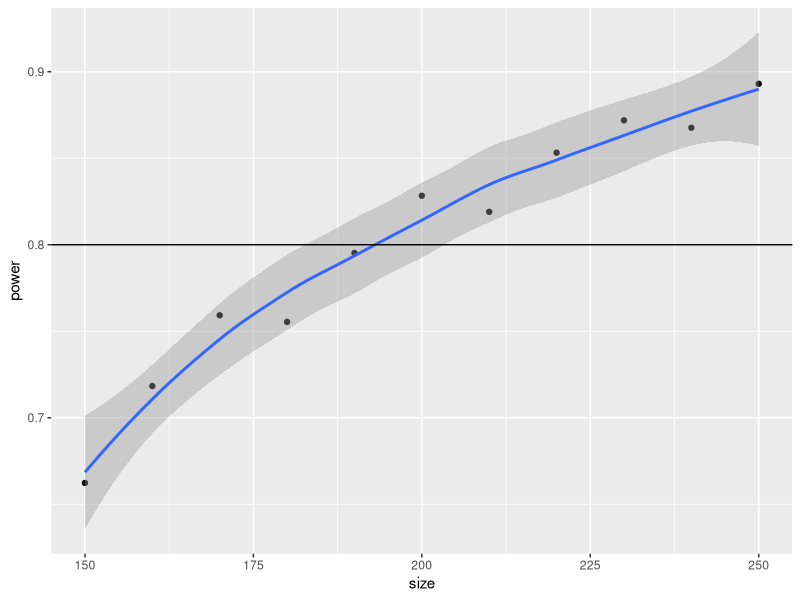

This chart was generated by the following R code:
## ---- chunk 1
tab <- c("Verdadero positivo", "Falso negativo", "Falso positivo", "Verdadero negativo")
tab <- matrix(tab, ncol = 2, byrow = TRUE, dimnames = list(c("H0 es verdadera", "H1 es verdadera"), c("Aceptar H0", "Rechazar H0")))
knitr::kable(tab)
## ---- chunk 2
tab <- c("Inferencia correcta", "Error Tipo I", "Error Tipo II", "Inferencia Correcta")
tab <- matrix(tab, ncol = 2, byrow = TRUE, dimnames = list(c("H0 es verdadera", "H1 es verdadera"), c("Aceptar H0", "Rechazar H0")))
knitr::kable(tab)
## ---- chunk 3
# Parámetros del modelo
p0        <- .5
p1        <- .6
betapower <- 1 - 0.8
alpha     <- 0.05
nsims     <- 10000

# Paso 1: Simular los datos bajo H1
z_one_minus_alpha_half <- qnorm(1 - alpha / 2)
sim_fun <- function(n) {

    # Generando los datos
    y <- as.integer(runif(n) < p1)
    phat <- mean(y)

    # ¿Aceptar o rechazar?
    sqrt(n) * (phat - p0) / sqrt(p0 * (1 - p0)) >
        z_one_minus_alpha_half

}

# Paso 2: Para un arreglo de n, simular múltiples experimentos
n_seq <- seq(from = 150, to = 250, by = 10)

simulations <- NULL
set.seed(12312)
for (n in n_seq) {

    # Ejecutar los nsims experimentos
    res <- replicate(nsims, sim_fun(n))

    # Calcular poder y almacenar el valor
    simulations <- rbind(
        simulations,
        data.frame(size = n, power = mean(res))
    )
}

# Descubriendo cuál es el valor más cercano
best <- which.min(
    abs((1 - betapower) - simulations$power)
    )

simulations[best,,drop=FALSE]
## ---- chunk 4
library(ggplot2)
ggplot(simulations, aes(x = size, y = power)) +
    geom_point() +
    geom_smooth() +
    geom_hline(yintercept = 1 - betapower)
## ---- chunk 5
# Ajustando el modelo
power_model <- glm(
  size ~ power + I(power^2),
  data = simulations, family = gaussian()
)

# Imprimiendo los resultados
summary(power_model)

# Predecir
predict(power_model, newdata = data.frame(power = .8), type = "response") |>
  ceiling()
